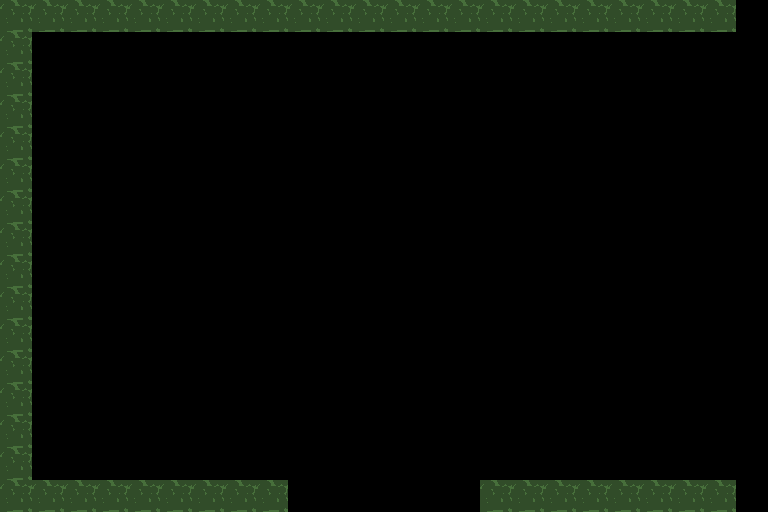

A 2D game scene composited from a Tiled map and its tileset images. What follows is a short description and the map's XML, with each tile layer's data collapsed to a summary:
An orthogonal 24x16 tile map with 32x32 px tiles, 1 tile layer (structure).

<map version="1.0" orientation="orthogonal" width="24" height="16" tilewidth="32" tileheight="32">
 <properties>
  <property name="down" value="" />
 </properties>
 <tileset firstgid="1" name="tilemap" tilewidth="32" tileheight="32">
  <image source="../tilemap.png" width="96" height="64" />
  <tile id="1">
   <properties>
    <property name="type" value="1" />
   </properties>
  </tile>
  <tile id="2">
   <properties>
    <property name="type" value="2" />
   </properties>
  </tile>
  <tile id="3">
   <properties>
    <property name="type" value="L" />
   </properties>
  </tile>
 </tileset>
 <layer name="structure" width="24" height="16">
  <data>[384 cells, 54 non-empty, 1 distinct tile ids]</data>
 </layer>
</map>
